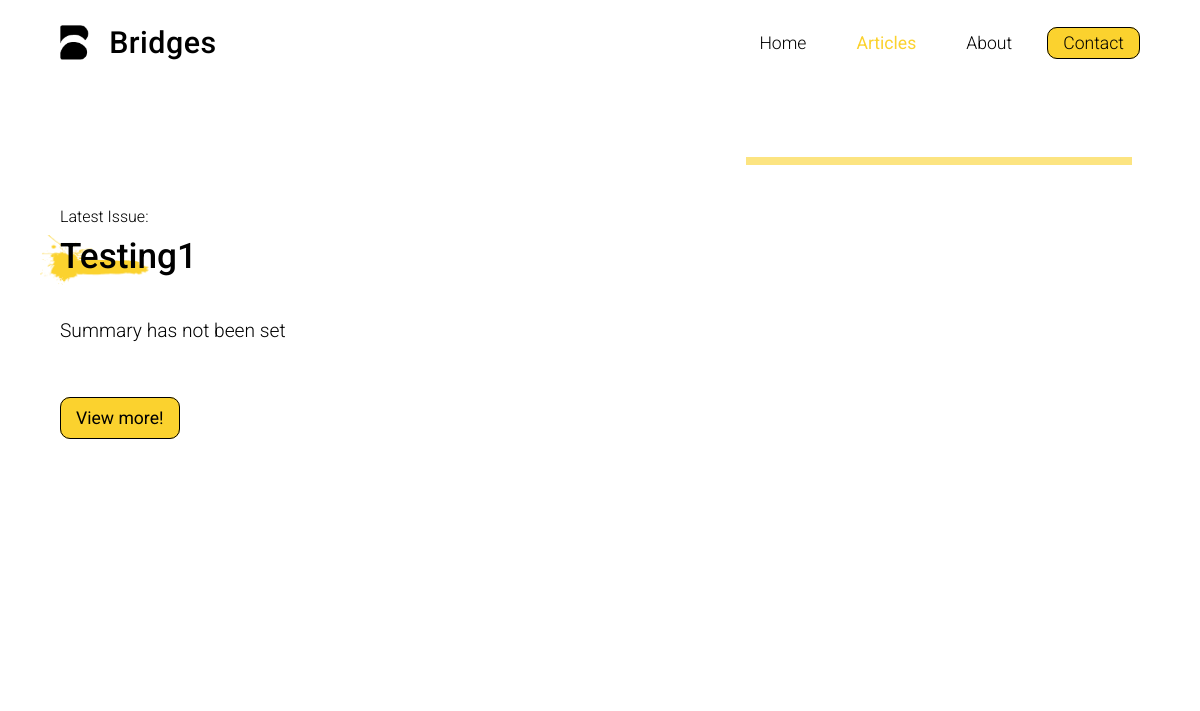
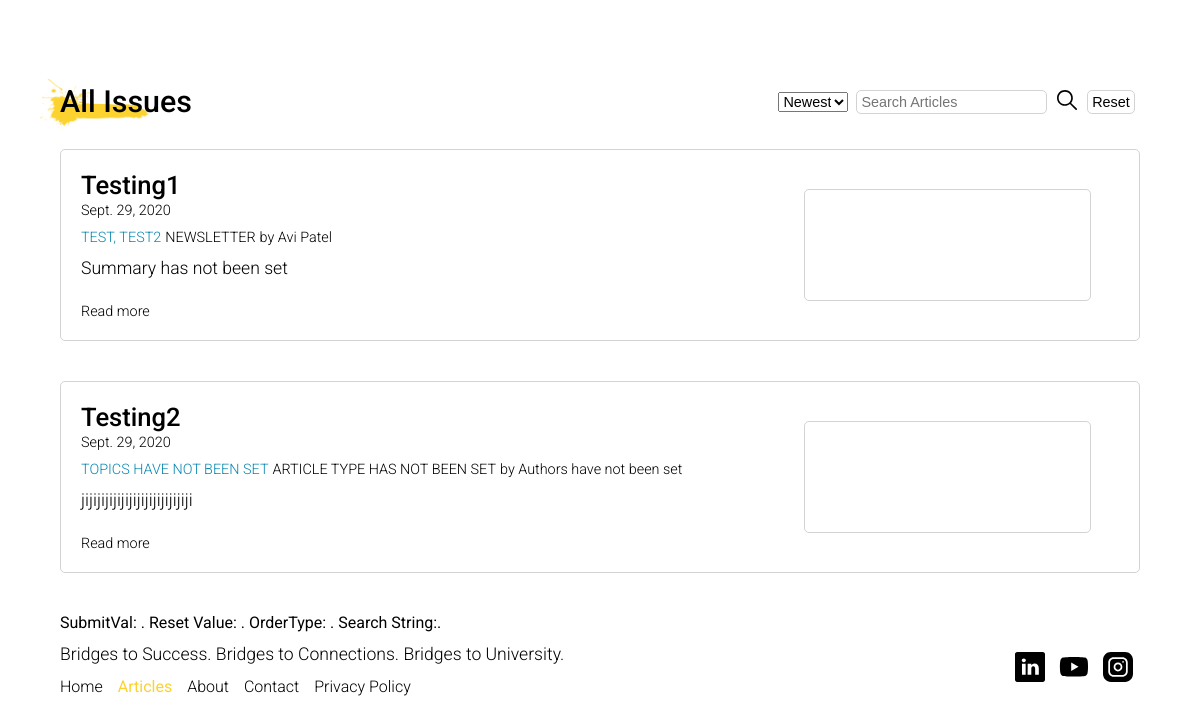
/articles/, run on an earlier commit of the app's database (2 pictures, top to bottom).
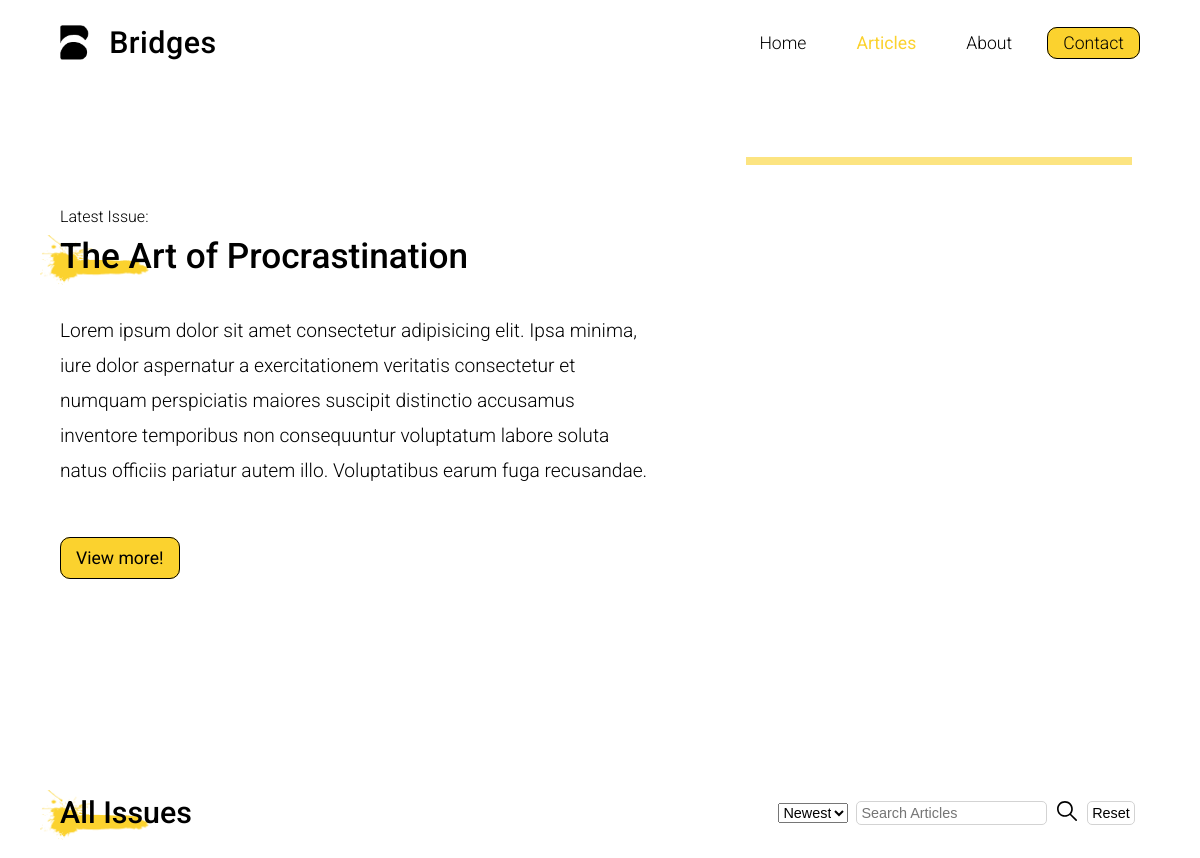
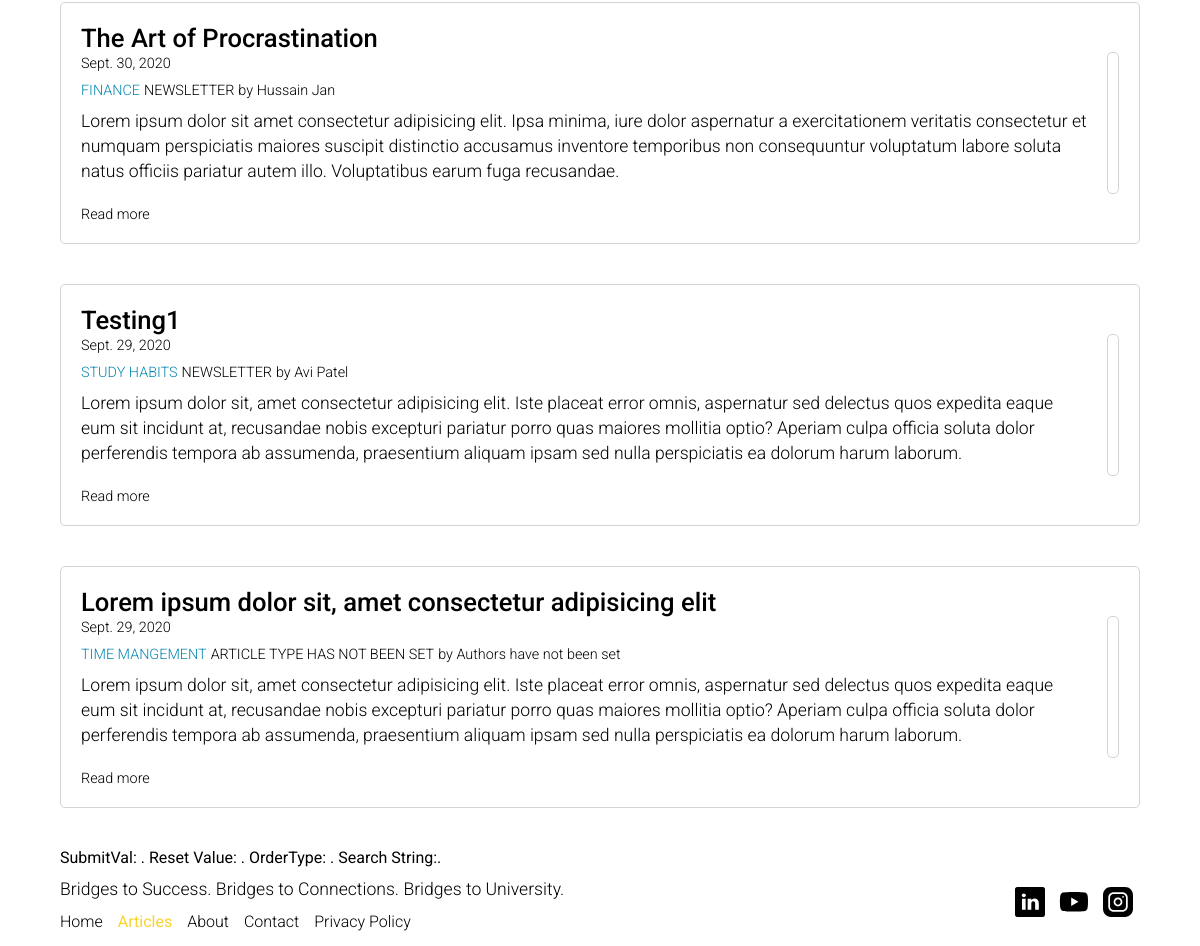
And on a later commit of the database (2 pictures, top to bottom).
### articles/models.py (models this page shows)
class Articles(models.Model):
    title = models.CharField(max_length=300, default='Title has not been set')
    date = models.DateField(default="Date has not been set")
    topics = models.CharField(
        max_length=100, default='Topics have not been set')
    tags = models.CharField(max_length=400, default='Tags have not been set')
    articleType = models.CharField(
        max_length=50, default='Article Type has not been set')
    summary = models.CharField(max_length=(
        60*20), default='Summary has not been set')
    authors = models.CharField(
        max_length=100, default='Authors have not been set')
    linkType = models.CharField(max_length=20, default='A')
    documentLink = models.CharField(
        max_length=200, default='Document link has not been set')
    image1Link = models.CharField(
        max_length=200, default="Image link 1 has not been set")
    image2Link = models.CharField(
        max_length=200, default="Image link 2 has not been set")

### articles/views.py (the view, shortened to what this page needs)
# urls.py: path('', views.articles_page, name='articles-page'),
def articles_page(request):
    issues = Articles.objects
    newestIssuesOrder = issues.order_by('-date')
    latestIssue = newestIssuesOrder.first()
    reqMethod = request.method
    if reqMethod == 'GET':
        orderType = request.GET.get('orderType', '')
        searchInput = request.GET.get('searchInput', '')
        submitValue = request.GET.get('search', '')
        resetValue = request.GET.get('reset', '')
        debugStr = "SubmitVal: " + submitValue + ". Reset Value: " + \
            resetValue + ". OrderType: " + orderType + \
            ". Search String:" + searchInput + "."
        if (resetValue == 'reset'):
            filteredIssues = issues.order_by('-date')
        else:
            issues = issues.order_by('-date')
            filteredIssues = issues
        return render(request, 'articles/index.html', {"issues": filteredIssues, "latestIssue": latestIssue,  "debugString": debugStr})

### articles/templates/articles/index.html (shortened to what this page needs)
{% extends 'articles/base.html' %} {% load static %}
  {% block allIssues %}
  {% for item in issues.all %}
  <div class="issue-card">
    <div class="issue-content">
      <div class="issue-head">
        <h4 class="issue-title">{{item.title}}</h4>
        <p class="issue-date">{{item.date}}</p>
      </div>
      <div class="issue-info">
        <p class="info-para">
          <span class="issue-topic">{{item.topics}}</span>
          <span class="issue-type">{{item.articleType}}</span>
          <span class="issue-authors">by {{item.authors}}</span>
        </p>
      </div>
      <div class="issue-summary-container">
        <p class="issue-summary">{{item.summary}}</p>
      </div>
      <div class="issue-links">
        <a
          class="issue-read-more"
          target="_blank"
          href="{% static 'documents/'%}{{item.documentLink}}"
          class="issue-read-more"
          >Read more</a
        >
      </div>
    </div>
    <div class="flex-container">
      <div class="issue-image-container">
      </div>
    </div>
  </div>
  {% endfor %}
  {% endblock %}
  {% block debugging%} {{debugString}} {% endblock %}
  {% block hero %}
  <div class="hero-content-container">
    <p class="hero-small-text">Latest Issue:</p>
    <div class="head-container">
      <h2 class="hero-text">{{latestIssue.title}}</h2>
      <img
        class="brush-stroke"
        src="{% static 'images/brush-effect.png'%}"
        alt=""
      />
    </div>
    <p class="hero-para">{{latestIssue.summary}}</p>
    <a
      href="{% static 'documents/'%}{{latestIssue.documentLink}}"
      class="main-button accent-button"
      target="_blank"
      >View more!</a
    >
  </div>
  {% endblock %}

What changed in the data, as far as the page shows it:
added Articles: title "The Art of Procrastination", summary "Lorem ipsum dolor sit amet consectetur adipisicing elit. Ipsa minima, iure dolor aspernatur a exercitationem veritatis consectetur et numquam perspiciatis maiores suscipit distinctio accusamus inventore temporibus non consequuntur voluptatum labore soluta natus officiis pariatur autem illo. Voluptatibus earum fuga recusandae.", date "Sept. 30, 2020", topics "FINANCE", articleType "NEWSLETTER", authors "Hussain Jan"
changed Articles "Testing1": topics "TEST, TEST2" → "STUDY HABITS"; summary "Summary has not been set" → "Lorem ipsum dolor sit, amet consectetur adipisicing elit. Iste placeat error omnis, aspernatur sed delectus quos expedita eaque eum sit incidunt at, recusandae nobis excepturi pariatur porro quas maiores mollitia optio? Aperiam culpa officia soluta dolor perferendis tempora ab assumenda, praesentium aliquam ipsam sed nulla perspiciatis ea dolorum harum laborum."
changed Articles "ARTICLE TYPE HAS NOT BEEN SET": title "Testing2" → "Lorem ipsum dolor sit, amet consectetur adipisicing elit"; topics "TOPICS HAVE NOT BEEN SET" → "TIME MANGEMENT"; summary "jijijijijijijijijijijijijiji" → "Lorem ipsum dolor sit, amet consectetur adipisicing elit. Iste placeat error omnis, aspernatur sed delectus quos expedita eaque eum sit incidunt at, recusandae nobis excepturi pariatur porro quas maiores mollitia optio? Aperiam culpa officia soluta dolor perferendis tempora ab assumenda, praesentium aliquam ipsam sed nulla perspiciatis ea dolorum harum laborum."
Also different on the page:
{{ latestIssue.title }}: "Testing1" → "The Art of Procrastination"
{{ latestIssue.summary }}: "Summary has not been set" → "Lorem ipsum dolor sit amet consectetur adipisicing elit. Ipsa minima, iure dolor aspernatur a exercitationem veritatis consectetur et numquam perspiciatis maiores suscipit distinctio accusamus inventore temporibus non consequuntur voluptatum labore soluta natus officiis pariatur autem illo. Voluptatibus earum fuga recusandae."
